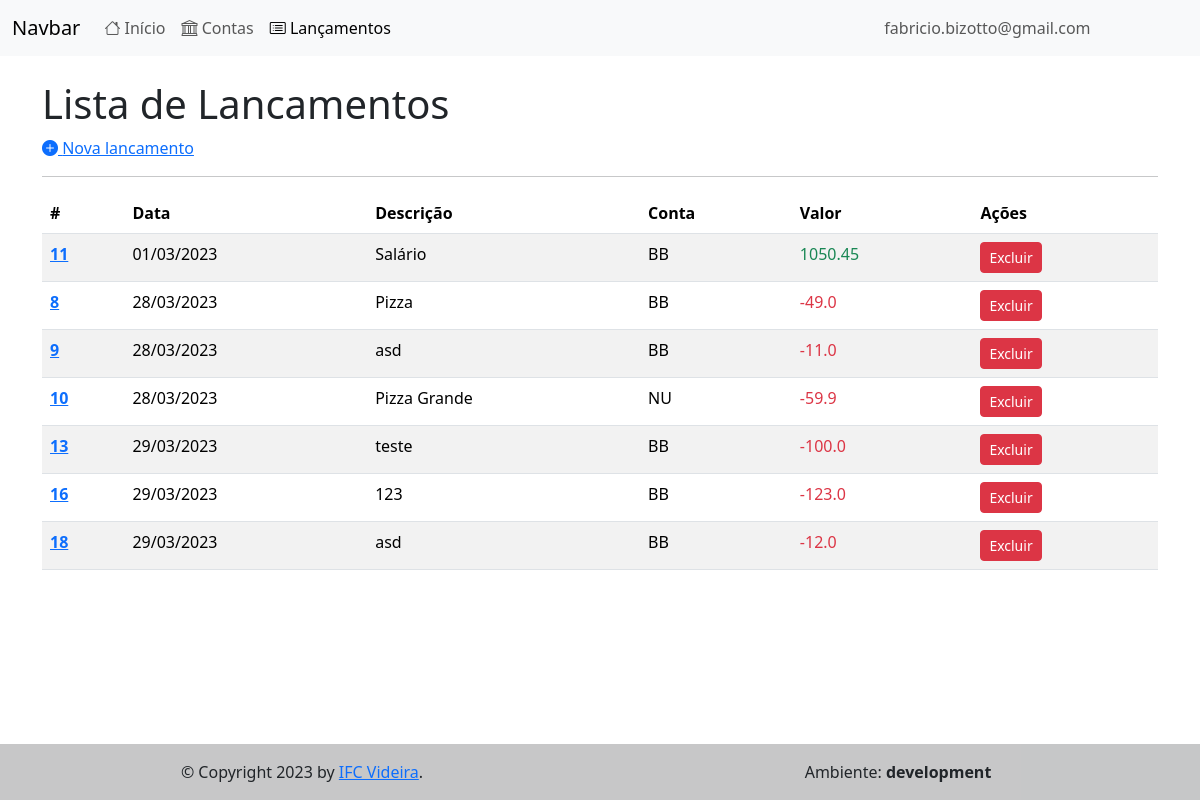
Page /lancamentos/ (signed in) on the committed database.
### app/models/user.py (models this page shows, shortened)
class User(UserMixin, db.Model):
  __tablename__ = "users"
  id = db.Column(db.Integer, primary_key=True)
  email = db.Column(db.String, unique=True, nullable=False)
  password = db.Column(db.String, nullable=False)
  created_on = db.Column(db.DateTime, nullable=False)
  is_admin = db.Column(db.Boolean, nullable=False, default=False)

### app/models/lancamento.py (models this page shows, shortened)
class Lancamento(db.Model):
  __tablename__ = 'lancamentos'
  id = db.Column(db.Integer, primary_key=True)
  descricao = db.Column(db.String(140), nullable=False)
  dtlancamento = db.Column(db.DateTime, nullable=False)
  valor = db.Column(db.Float, nullable=False)
  ativo = db.Column(db.Boolean(), default=True)
  conta_id = db.Column(db.Integer, db.ForeignKey('contas.id'), nullable=False)
  user_id = db.Column(db.Integer, db.ForeignKey('users.id'), nullable=False)

### app/models/conta.py (models this page shows, shortened)
class Conta(db.Model):
  __tablename__ = 'contas'
  id = db.Column(db.Integer, primary_key=True)
  nome = db.Column(db.String(45), nullable=False)
  ativo = db.Column(db.Boolean(), default=True)
  user_id = db.Column(db.Integer, db.ForeignKey('users.id'), nullable=False)
  lancamentos = db.relationship("Lancamento",
                                lazy='joined',
                                backref='conta',
                                cascade="all, delete-orphan",)

### app/views/lancamentos.py (the view)
@bp_lancamentos.route('/')
@register_breadcrumb(bp_lancamentos, '.', 'Lançamentos')
@login_required
def index():
  lancamentos = get_lancamentos(current_user.id)
  return render_template('lancamentos/index.html', lancamentos=lancamentos)

### app/repository/lancamento_repository.py (called while the page is built)
def get_lancamentos(user_id):
  return Lancamento.query.filter_by(user_id=user_id, ativo=True).order_by('dtlancamento')

### app/repository/user_repository.py (called while the page is built)
def get_user_by_id(user_id):
    return User.query.filter(User.id == int(user_id)).first()

### app/views/account.py (called while the page is built)
def setup_flask_login(app):
  from flask_login import LoginManager
  login_manager = LoginManager()
  login_manager.init_app(app)
  login_manager.login_view = "accounts.login"
  login_manager.login_message = 'Por favor, faça o login para acessar esta página.'
  login_manager.login_message_category = 'warning'
  @login_manager.user_loader
  def load_user(user_id):
    return get_user_by_id(user_id=user_id)

### app/templates/lancamentos/index.html (shortened to what this page needs)
{% extends 'base.html' %}
{% block head %}
  {{ super() }}
{% endblock %}
{% block content %}
  <div class="lancamentoiner">
    <h1>Lista de Lancamentos</h1>
    <a href="{{ url_for('lancamentos.create')}}">
      <i class="bi bi-plus-circle-fill"></i>
      Nova lancamento
    </a>
    <hr>
    <table class="table table-striped">
      <thead>
        <tr>
          <th scope="col">#</th>
          <th scope="col">Data</th>
          <th scope="col">Descrição</th>
          <th scope="col">Conta</th>
          <th scope="col">Valor</th>
          <th>Ações</th>
        </tr>
      </thead>
      <tbody>
        {% for lancamento in lancamentos %}
        <tr>
          <th scope="row">
            <a href="{{url_for('lancamentos.update', id=lancamento.id)}}">{{lancamento.id}}</a>
          </th>
          <td>{{lancamento.dtlancamento.strftime('%d/%m/%Y')}}</td>
          <td>{{lancamento.descricao}}</td>
          <td>{{lancamento.conta.nome}}</td>
          <td class="{{'text-success' if lancamento.valor > 0 else 'text-danger' }}">{{lancamento.valor}}</td>
          <td>
            <form method="POST" action="{{ url_for('lancamentos.delete', id=lancamento.id) }}">
              <button type="submit" class="btn btn-danger btn-sm">Excluir</button>
            </form>
          </td>
        </tr>
        {% endfor %}
      </tbody>
    </table>
  </div>
{% endblock %}
{% block footer %}
  {{ super() }}
{% endblock %}

### app/templates/base.html (shortened to what this page needs)
<!DOCTYPE html>
<html lang="en">
<head>
  {% block head %}
    {% block styles %}
        {{ bootstrap.load_css() }}
    {% endblock %}
  {% endblock %}
</head>
<body>
  {% include '_menu.html' %}
  <div class="container mt-2">
    {% block content %}{% endblock %}
    {% block footer %}
      <footer>
        {% include 'footer.html' %}
      </footer>
    {% endblock %}
  </div>
</body>
</html>

### app/templates/_menu.html (shortened to what this page needs)
<nav class="navbar navbar-expand-lg navbar-light bg-light">
  <div class="container-fluid">
    <a class="navbar-brand" href="#">Navbar</a>
    <div class="collapse navbar-collapse" id="navbarSupportedContent">
      <ul class="navbar-nav me-auto mb-2 mb-lg-0">
        <li class="nav-item">
          <a aria-current="page" href="{{ url_for('main.index')}}" class="nav-link {{ 'active' if request.path == url_for('main.index') }}">
            <i class="bi bi-house"></i>
            Início
          </a>
        </li>
        <li class="nav-item">
          <a href="{{ url_for('contas.index') }}" class="nav-link {{ 'active' if request.path == url_for('contas.index') }}">
            <i class="bi bi-bank"></i>
            Contas
          </a>
        </li>
        <li class="nav-item">
          <a href="{{ url_for('lancamentos.index') }}" class="nav-link {{ 'active' if request.path == url_for('lancamentos.index') }}">
            <i class="bi bi-card-list"></i>
            Lançamentos
          </a>
        </li>
      </ul>
      <div class="collapse navbar-collapse justify-content-end" id="navbarSupportedContent">
  		  <ul class="navbar-nav ">
          {% if current_user.is_authenticated %}
          <li class="nav-item">
            <a href="#" class="nav-link pe-none" tabindex="-1" aria-disabled="true">
              {{current_user.email}}
            </a>
          </li>
          <li class="nav-item">
            <a href="{{ url_for('accounts.logout') }}" class="nav-link btn btn-danger text-light">
              <i class="bi bi-box-arrow-right"></i>
            </a>
          </li>
          {% endif %}
  		  </ul>
  		</div>
    </div>
  </div>
</nav>

### app/templates/footer.html
<footer class="bg-light text-center text-lg-start fixed-bottom">
  <div class="text-center p-3" style="background-color: rgba(0, 0, 0, 0.2);">
    <div class="row">
      <div class="col-md-6">
        &copy; Copyright 2023 by <a href="http://videira.ifc.edu.br/">IFC Videira</a>.
      </div>
      <div class="col-md-6">
        Ambiente: <strong>{{ config['FLASK_ENV'] }}</strong>
      </div>
    </div>
  </div>
</footer>

### rows in the picture
User: email "fabricio.bizotto@gmail.com"
Lancamento: id "11", dtlancamento "01/03/2023", descricao "Salário", conta.nome "BB", valor "1050.45"
Lancamento: id "8", dtlancamento "28/03/2023", descricao "Pizza", conta.nome "BB", valor "-49.0"
Lancamento: id "9", dtlancamento "28/03/2023", descricao "asd", conta.nome "BB", valor "-11.0"
Lancamento: id "10", dtlancamento "28/03/2023", descricao "Pizza Grande", conta.nome "NU", valor "-59.9"
Lancamento: id "13", dtlancamento "29/03/2023", descricao "teste", conta.nome "BB", valor "-100.0"
Lancamento: id "16", dtlancamento "29/03/2023", descricao "123", conta.nome "BB", valor "-123.0"
Lancamento: id "18", dtlancamento "29/03/2023", descricao "asd", conta.nome "BB", valor "-12.0"

### other values in the picture
{{ config['FLASK_ENV'] }} "development"
